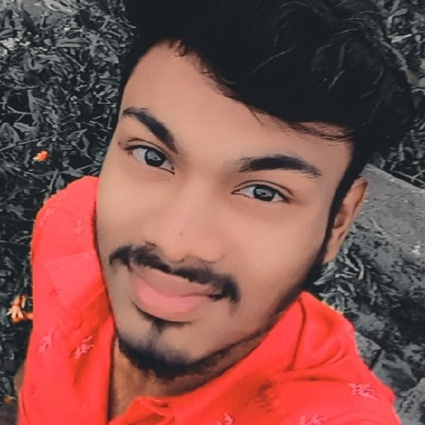
#> input picture faces/jai/WhatsApp Image 2026-01-06 at 9.20.06 PM.jpeg, 425 x 425 px, shrunk from 607 x 607 before the run; its folder holds 3 pictures in this run
$ python train_faces.py
#> lines starting #> are read from the running program, lines starting #| are printed output that depends on the picture
import cv2
import os
import numpy as np

face_cascade = cv2.CascadeClassifier(
    cv2.data.haarcascades + "haarcascade_frontalface_default.xml"
)

recognizer = cv2.face.LBPHFaceRecognizer_create()

faces = []
labels = []
label_map = {}
current_label = 0

dataset_path = "faces"

for person in os.listdir(dataset_path):
    person_path = os.path.join(dataset_path, person)
    if not os.path.isdir(person_path):
        continue

    label_map[current_label] = person

    for img_name in os.listdir(person_path):
        img_path = os.path.join(person_path, img_name)
        img = cv2.imread(img_path, cv2.IMREAD_GRAYSCALE)
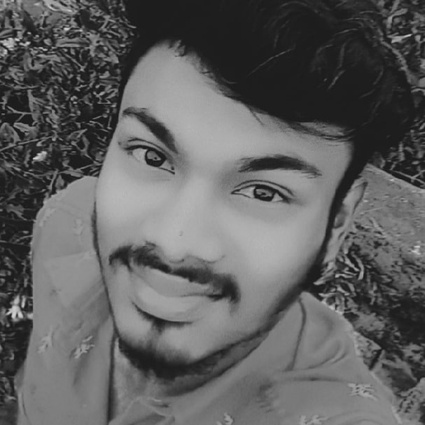
#> img: shape (425, 425); min 16, max 210, mean 95.8
        detected_faces = face_cascade.detectMultiScale(img, 1.3, 5)
#> detected_faces = ()

        for (x, y, w, h) in detected_faces:
            faces.append(img[y:y+h, x:x+w])
            labels.append(current_label)
#> this loop made 0 passes
#> after the loop, faces = []; labels = []

    current_label += 1
#> current_label = 1

recognizer.train(faces, np.array(labels))
recognizer.save("face_model.yml")

np.save("labels.npy", label_map)

print("✅ Face model trained successfully")

$ run again, on faces/jai/WhatsApp Image 2026-01-06 at 9.20.10 PM.jpeg
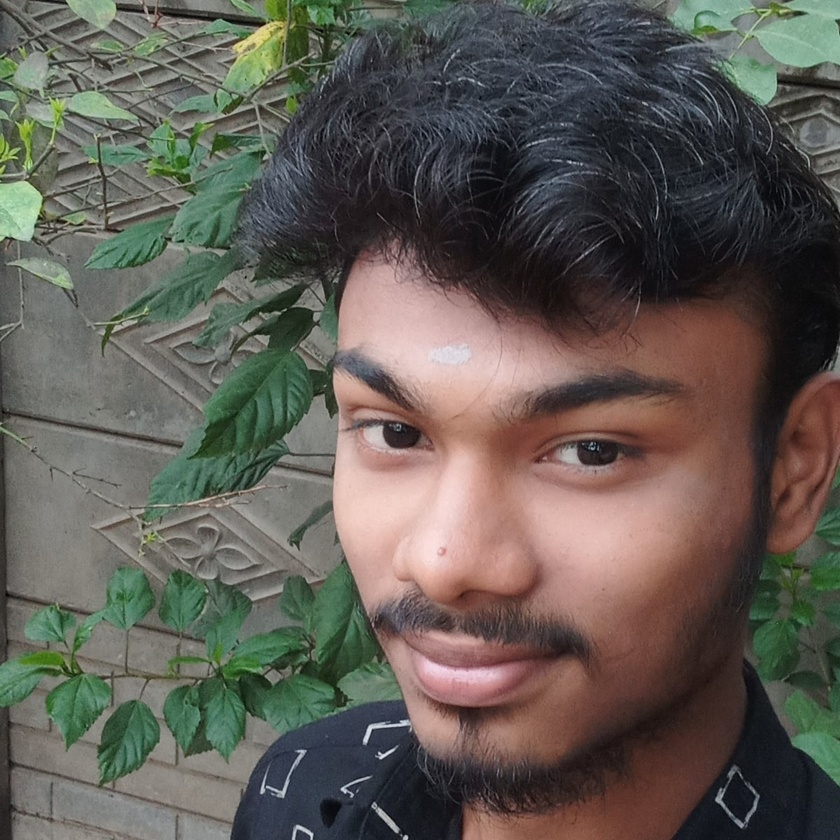
#> input picture faces/jai/WhatsApp Image 2026-01-06 at 9.20.10 PM.jpeg, 840 x 840 px, shrunk from 1200 x 1200 before the run
#> `img = cv2.imread(img_path, cv2.IMREAD_GRAYSCALE)`:
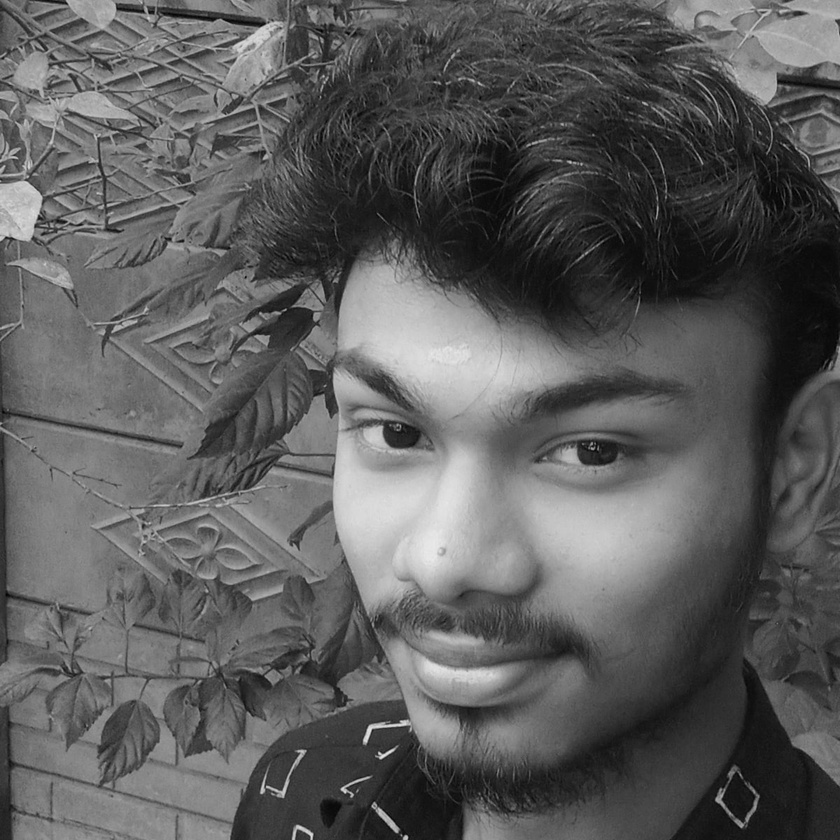
#> img: shape (840, 840); min 0, max 234, mean 92
#> detected_faces = [[241, 258, 472, 472]]
#> the loop `for (x, y, w, h) in detected_faces:` made 1 pass
#> after the loop `for (x, y, w, h) in detected_faces:`: faces = 1 item; labels = [0]

$ run again, on faces/jai/WhatsApp Image 2026-01-06 at 9.21.06 PM.jpeg
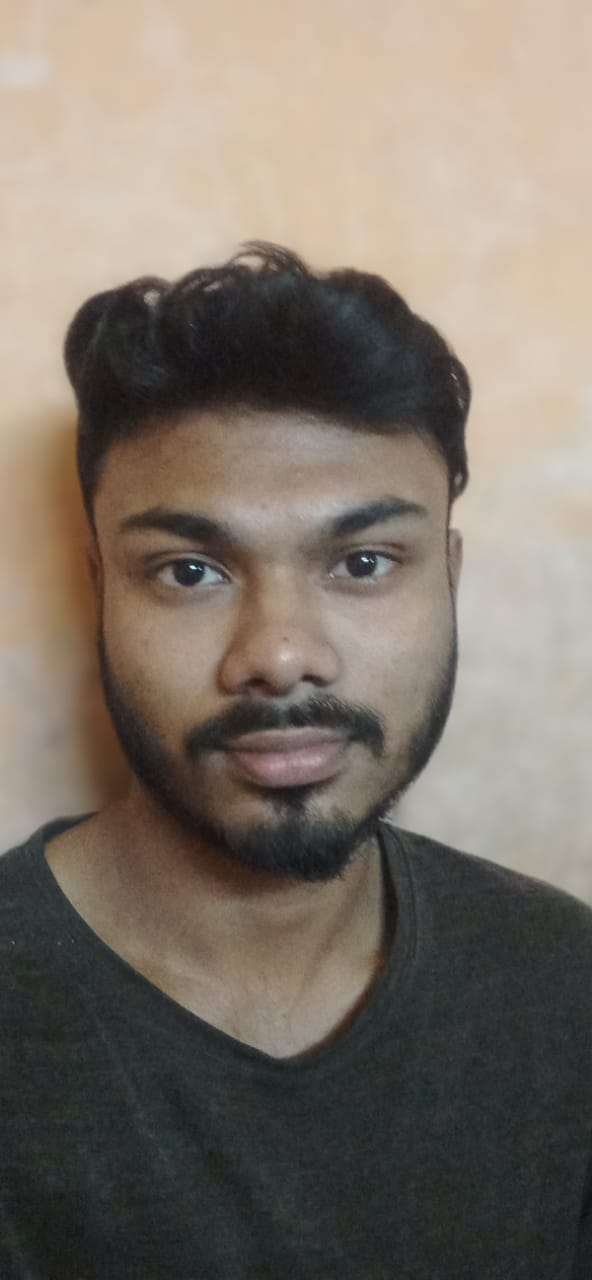
#> input picture faces/jai/WhatsApp Image 2026-01-06 at 9.21.06 PM.jpeg, 592 x 1280 px
#> `img = cv2.imread(img_path, cv2.IMREAD_GRAYSCALE)`:
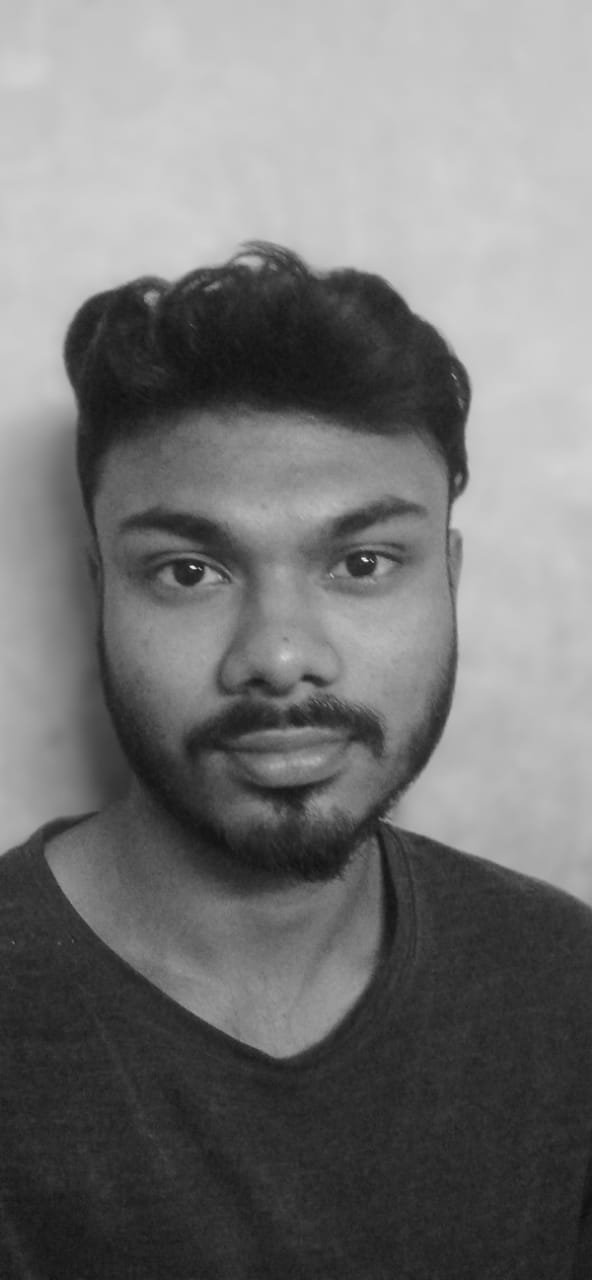
#> img: shape (1280, 592); min 15, max 253, mean 117.4
#> detected_faces = [[74, 403, 421, 421]]
#> the loop `for (x, y, w, h) in detected_faces:` made 1 pass
#> after the loop `for (x, y, w, h) in detected_faces:`: faces = 1 item; labels = [0]
